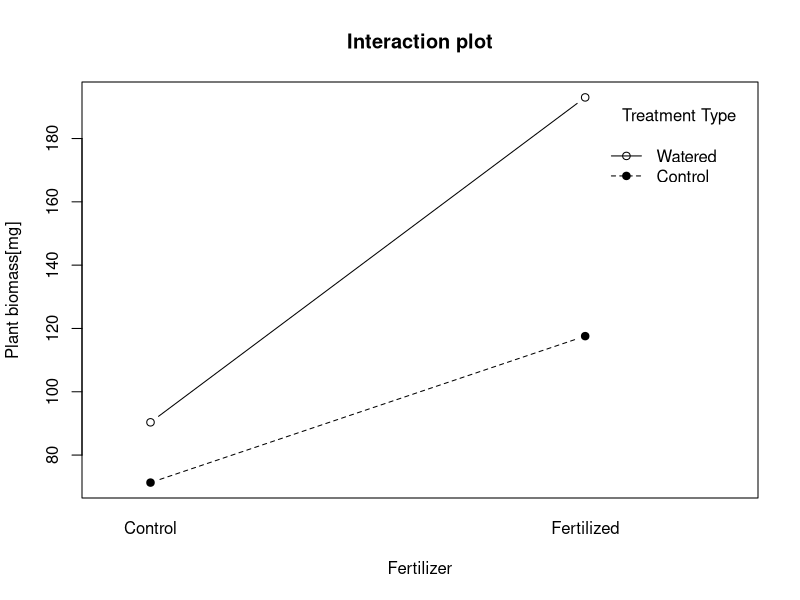

Here is the R script that generated this plot:
## ---- chunk 1
#| message: false
#| warning: false
#| code-fold: true
#| code-summary: "Show R Script"
#| fig-cap: "Figure 1: Interaction plot showing positive interactive effects of fertilizer application and watering on plant growth. The interaction is directly visible from the graph as non-parallel lines connecting the mean values."

# Dummy data
df <- data.frame(
  fertilizer = factor(rep(c("Control", "Fertilized"), each = 20)),
  watering = factor(rep(rep(c("Control", "Watered"), each = 10), 2)),
  biomass = c(rnorm(10, 70, 5),  # control + control
              rnorm(10, 90, 5),  # control + watered
              rnorm(10, 118, 5), # fertilized + control
              rnorm(10, 190, 5)  # fertilized + watered
              )
  )

# Interaction plot
interaction.plot(x.factor = df$fertilizer,
                 trace.factor = df$watering,
                 response = df$biomass,
                 type = 'b',
                 pch = c(19, 1),
                 xlab = 'Fertilizer',
                 trace.label = 'Treatment Type',
                 ylab = 'Plant biomass[mg]',
                 main = 'Interaction plot')
